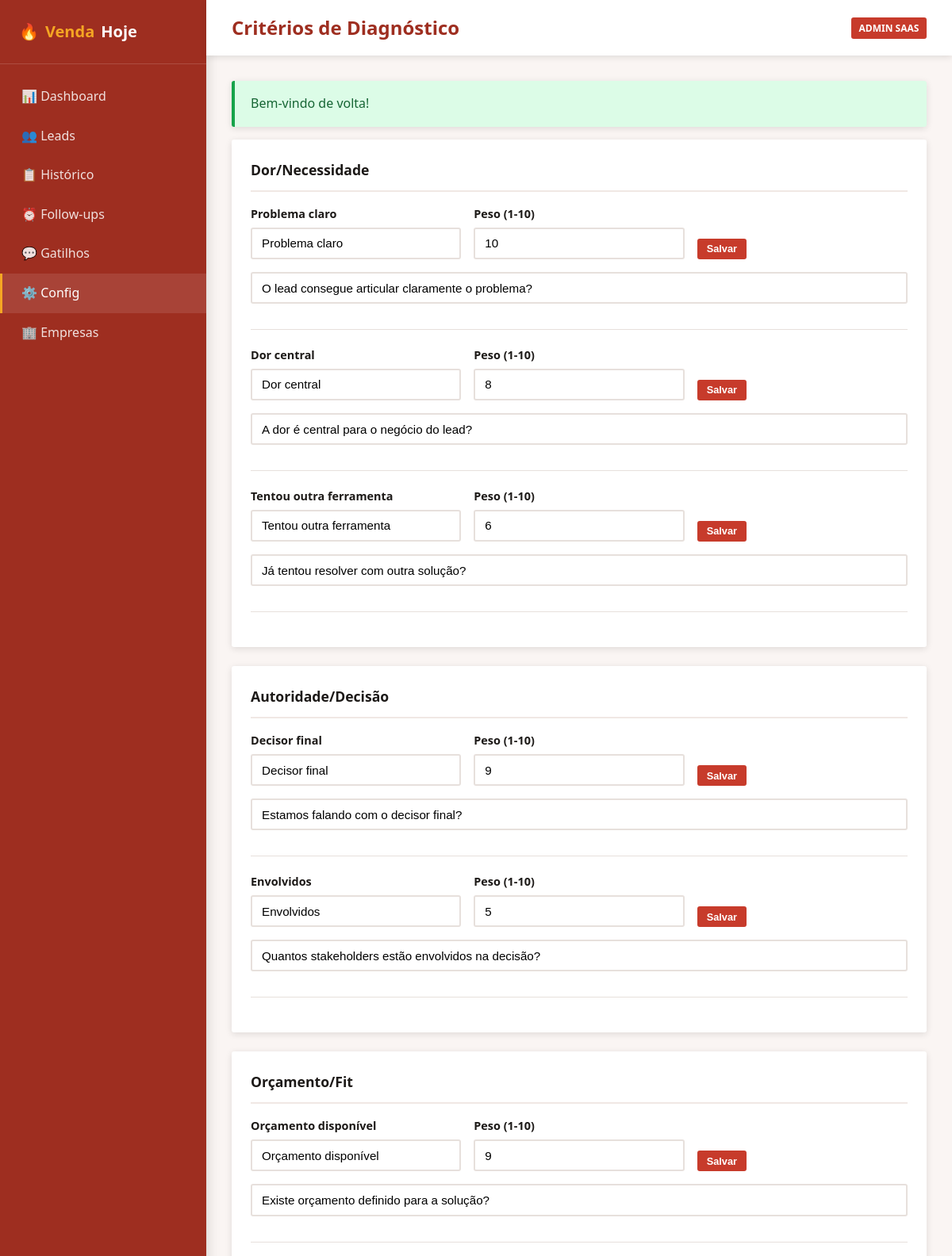
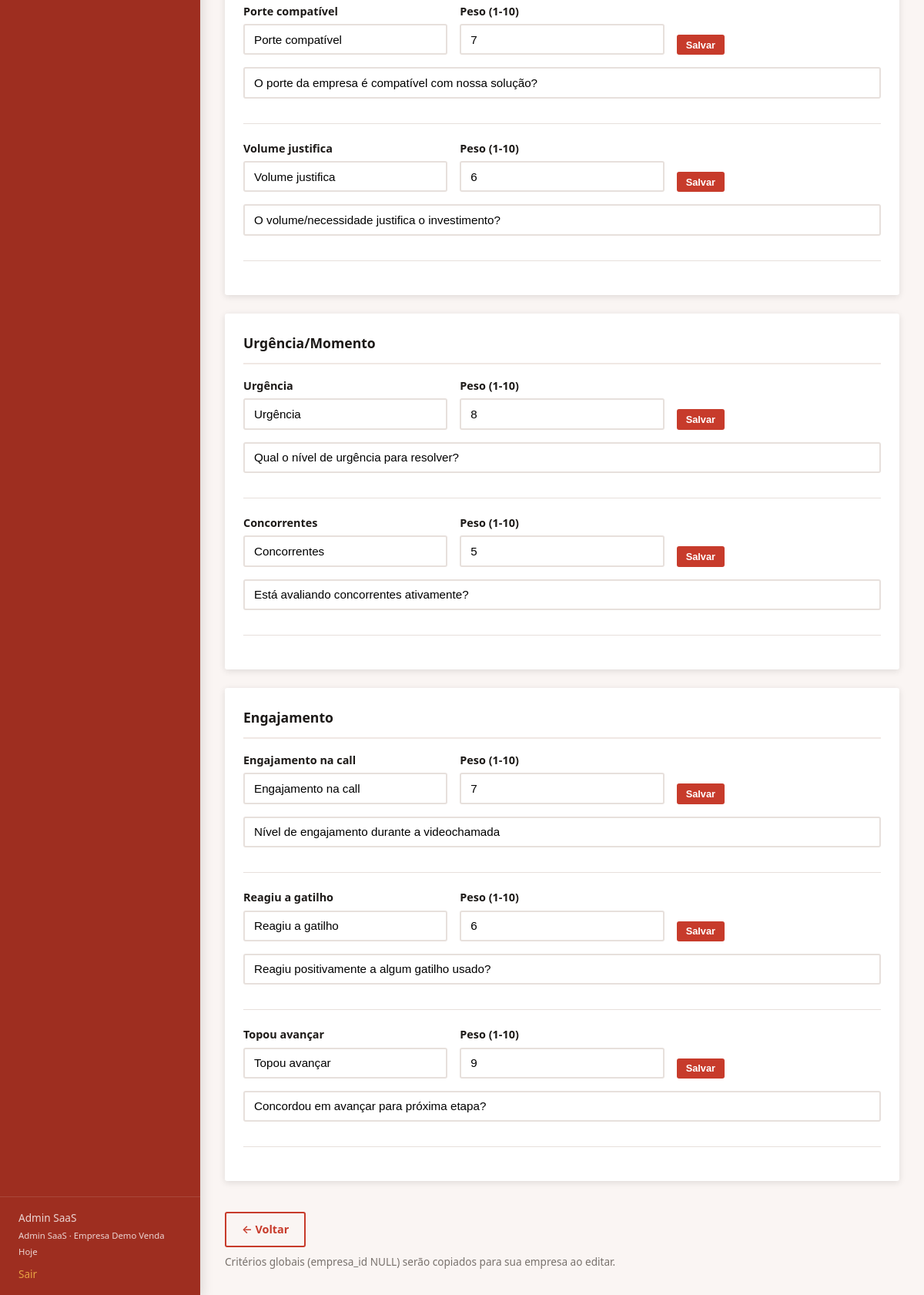
Page /venda_hoje/public/config/criterios (signed in) on the committed database (2 pictures, top to bottom).
### tables this page shows
CREATE TABLE IF NOT EXISTS criterios_diagnostico (
    id INT UNSIGNED AUTO_INCREMENT PRIMARY KEY,
    empresa_id INT UNSIGNED DEFAULT NULL,
    bloco VARCHAR(100) NOT NULL,
    nome VARCHAR(200) NOT NULL,
    descricao TEXT,
    peso TINYINT UNSIGNED NOT NULL DEFAULT 5,
    ordem INT UNSIGNED NOT NULL DEFAULT 0,
    ativo TINYINT(1) NOT NULL DEFAULT 1,
    created_at TIMESTAMP DEFAULT CURRENT_TIMESTAMP,
    updated_at TIMESTAMP DEFAULT CURRENT_TIMESTAMP ON UPDATE CURRENT_TIMESTAMP,
    FOREIGN KEY (empresa_id) REFERENCES empresas(id) ON DELETE CASCADE
);

### app/Helpers/functions.php (called while the page is built, shortened)
<?php
if (!function_exists('env')) {
    function env(string $key, mixed $default = null): mixed
    {
        $value = $_ENV[$key] ?? $_SERVER[$key] ?? null;
        return match (strtolower((string) $value)) {
            'true', '(true)' => true,
            'false', '(false)' => false,
            'empty', '(empty)' => '',
            'null', '(null)' => null,
            default => $value,
        };
    }
}
if (!function_exists('config')) {
    function config(string $key, mixed $default = null): mixed
    {
        static $configs = [];
        [$file, $item] = array_pad(explode('.', $key, 2), 2, null);
        if (!isset($configs[$file])) {
            $path = BASE_PATH . "/config/{$file}.php";
            $configs[$file] = file_exists($path) ? require $path : [];
        }
        return $configs[$file][$item] ?? $default;
    }
}
if (!function_exists('url')) {
    function url(string $path = ''): string
    {
        $base = rtrim(config('app.url'), '/');
        $path = $path === '' ? '' : '/' . ltrim($path, '/');
        return $base . $path;
    }
}
if (!function_exists('e')) {
    function e(?string $value): string
    {
        return htmlspecialchars($value ?? '', ENT_QUOTES, 'UTF-8');
    }
}

### config/database.php (called while the page is built, shortened)
<?php
return [
    'host' => env('DB_HOST', '127.0.0.1'),
    'port' => env('DB_PORT', '3306'),
    'database' => env('DB_DATABASE', 'venda_hoje'),
    'username' => env('DB_USERNAME', 'root'),
    'password' => env('DB_PASSWORD', ''),
];

### app/Core/Database.php (called while the page is built, shortened)
<?php
class Database
{
    private static ?PDO $instance = null;
    public static function getInstance(): PDO
    {
        if (self::$instance === null) {
            $config = require BASE_PATH . '/config/database.php';
            $dsn = sprintf(
                'mysql:host=%s;port=%s;dbname=%s;charset=utf8mb4',
                $config['host'],
                $config['port'],
                $config['database']
            );
            try {
                self::$instance = new PDO($dsn, $config['username'], $config['password'], [
                    PDO::ATTR_ERRMODE => PDO::ERRMODE_EXCEPTION,
                    PDO::ATTR_DEFAULT_FETCH_MODE => PDO::FETCH_ASSOC,
                    PDO::ATTR_EMULATE_PREPARES => false,
                ]);
            } catch (PDOException $e) {
                throw new PDOException('Erro de conexão com o banco: ' . $e->getMessage());
            }
        }
        return self::$instance;
    }
}

### app/Controllers/ConfigController.php (called while the page is built, shortened)
<?php
class ConfigController extends Controller
{
    public function criterios(): void
    {
        $user = Auth::user();
        $criterioModel = new CriterioDiagnostico();
        $criterios = $criterioModel->getComOpcoes((int) $user['empresa_id']);
        $this->view('pages/config/criterios', [
            'title' => 'Critérios de Diagnóstico',
            'criterios' => $criterios,
        ]);
    }
}

### app/Core/Auth.php (called while the page is built, shortened)
<?php
class Auth
{
    public static function user(): ?array
    {
        return $_SESSION[self::SESSION_USER_KEY] ?? null;
    }
}

### app/Core/Model.php (called while the page is built, shortened)
<?php
abstract class Model
{
    protected PDO $db;
    public function __construct()
    {
        $this->db = Database::getInstance();
    }
    protected function query(string $sql, array $params = []): array
    {
        $stmt = $this->db->prepare($sql);
        $stmt->execute($params);
        return $stmt->fetchAll();
    }
}

### app/Models/CriterioDiagnostico.php (called while the page is built, shortened)
<?php
class CriterioDiagnostico extends Model
{
    public function getComOpcoes(int $empresaId): array
    {
        $criterios = $this->query(
            "SELECT * FROM criterios_diagnostico
             WHERE (empresa_id = ? OR empresa_id IS NULL) AND ativo = 1
             ORDER BY ordem",
            [$empresaId]
        );
        foreach ($criterios as &$criterio) {
            $criterio['opcoes'] = $this->query(
                'SELECT * FROM criterio_opcoes WHERE criterio_id = ? ORDER BY valor',
                [$criterio['id']]
            );
        }
        return $criterios;
    }
}

### public/index.php (called while the page is built, shortened)
<?php
$sessionConfig = require BASE_PATH . '/config/auth.php';
$router = new App\Core\Router();
$uri = $_SERVER['REQUEST_URI'] ?? '/';
$method = $_SERVER['REQUEST_METHOD'] ?? 'GET';
$router->dispatch($uri, $method);

### app/Core/Controller.php (called while the page is built, shortened)
<?php
abstract class Controller
{
    protected function view(string $view, array $data = [], ?string $layout = 'main'): void
    {
        View::render($view, $data, $layout);
    }
}

### config/app.php (called while the page is built, shortened)
<?php
return [
    'name' => env('APP_NAME', 'Venda Hoje CRM'),
    'env' => env('APP_ENV', 'local'),
    'debug' => env('APP_DEBUG', true),
    'url' => rtrim(env('APP_URL', 'http://localhost'), '/'),
    'key' => env('APP_KEY', ''),
    'timezone' => 'America/Sao_Paulo',
    'funil_etapas' => [
        'novo_lead',
        'em_contato',
        'qualificado',
        'videochamada_agendada',
        'videochamada_realizada',
        'proposta_enviada',
        'negociacao',
        'fechado',
        'perdido',
    ],
    'funil_labels' => [
        'novo_lead' => 'Novo Lead',
        'em_contato' => 'Em Contato',
        'qualificado' => 'Qualificado',
        'videochamada_agendada' => 'Videochamada Agendada',
        'videochamada_realizada' => 'Videochamada Realizada',
        'proposta_enviada' => 'Proposta Enviada',
        'negociacao' => 'Negociação',
        'fechado' => 'Fechado',
        'perdido' => 'Perdido',
    ],
    'canais_atendimento' => ['telefone', 'whatsapp', 'email', 'videochamada', 'presencial', 'outro'],
    'perfis' => ['sdr', 'closer', 'gestor', 'admin_saas'],
    'perfil_labels' => [
        'sdr' => 'SDR',
        'closer' => 'Closer',
        'gestor' => 'Gestor',
        'admin_saas' => 'Admin SaaS',
    ],
];

### app/Views/pages/config/criterios.php (the view, shortened to what this page needs)
<?php
$blocoAtual = '';
foreach ($criterios as $criterio):
    if ($criterio['bloco'] !== $blocoAtual):
        if ($blocoAtual !== '') echo '</div>';
        $blocoAtual = $criterio['bloco'];
?>
<div class="card">
    <div class="card-header"><span class="card-title"><?= e($blocoAtual) ?></span></div>
<?php endif; ?>
    <form method="POST" action="<?= url('/config/criterios/' . $criterio['id']) ?>" class="criterio-item">
        <div class="form-row">
            <div class="form-group" style="flex:2;">
                <label class="form-label"><?= e($criterio['nome']) ?></label>
                <input type="text" name="nome" class="form-control" value="<?= e($criterio['nome']) ?>">
            </div>
            <div class="form-group">
                <label class="form-label">Peso (1-10)</label>
                <input type="number" name="peso" class="form-control" min="1" max="10" value="<?= $criterio['peso'] ?>">
            </div>
            <div class="form-group" style="align-self: end;">
                <button type="submit" class="btn btn-sm btn-primary">Salvar</button>
            </div>
        </div>
        <div class="form-group">
            <input type="text" name="descricao" class="form-control" value="<?= e($criterio['descricao'] ?? '') ?>" placeholder="Descrição">
        </div>
    </form>
<?php endforeach; ?>
</div>
<a href="<?= url('/config') ?>" class="btn btn-outline mt-2">← Voltar</a>
<p class="text-muted mt-1" style="font-size: 0.85rem;">
    Critérios globais (empresa_id NULL) serão copiados para sua empresa ao editar.
</p>

### app/Core/Router.php (shortened to what this page needs)
<?php
class Router
{
    private array $routes = [];
    private function addRoute(string $method, string $path, array $handler, array $middleware): void
    {
        $this->routes[] = [
            'method' => $method,
            'path' => $path,
            'handler' => $handler,
            'middleware' => $middleware,
        ];
    }
    public function dispatch(string $uri, string $method): void
    {
        $uri = parse_url($uri, PHP_URL_PATH) ?: '/';
        $basePath = parse_url(config('app.url'), PHP_URL_PATH) ?: '';
        if ($basePath && str_starts_with($uri, $basePath)) {
            $uri = substr($uri, strlen($basePath)) ?: '/';
        }
        $uri = rtrim($uri, '/') ?: '/';
        foreach ($this->routes as $route) {
            $params = $this->match($route['path'], $uri);
            if ($params !== false && $route['method'] === $method) {
                [$controllerClass, $action] = $route['handler'];
                $controller = new $controllerClass();
                call_user_func_array([$controller, $action], $params);
                return;
            }
        }
    }
    private function match(string $routePath, string $uri): array|false
    {
        $pattern = preg_replace('/\{([a-zA-Z_]+)\}/', '([^/]+)', $routePath);
        $pattern = '#^' . $pattern . '$#';
        if (!preg_match($pattern, $uri, $matches)) {
            return false;
        }
        array_shift($matches);
        return $matches;
    }
}

### public/assets/css/app.css (style rules this page uses)
:root { --primary: #c73b2b; --primary-light: #e05545; --primary-dark: #9e2e20; --secondary: #f5a623; --secondary-light: #fbc04d; --secondary-dark: #d48e1a; --bg: #faf5f3; --bg-dark: #f0e8e4; --surface: #ffffff; --text: #1c1917; --text-muted: #78716c; --border: #e7e0dc; --success: #16a34a; --danger: #dc2626; --warning: #f59e0b; --info: #2563eb; --radius: 3px; --shadow: 0 2px 8px rgba(28, 25, 23, 0.12); --shadow-lg: 0 4px 16px rgba(28, 25, 23, 0.18); }
*, *::before, *::after { box-sizing: border-box; margin: 0; padding: 0; }
body { font-family: 'Segoe UI', system-ui, -apple-system, sans-serif; background: var(--bg); color: var(--text); line-height: 1.6; min-height: 100vh; }
a { color: var(--primary); text-decoration: none; }
.card { background: var(--surface); border-radius: var(--radius); box-shadow: var(--shadow); padding: 1.5rem; margin-bottom: 1.5rem; }
.card-header { display: flex; justify-content: space-between; align-items: center; margin-bottom: 1rem; padding-bottom: 0.75rem; border-bottom: 2px solid var(--bg-dark); }
.card-title { font-size: 1.1rem; font-weight: 600; }
.btn { display: inline-flex; align-items: center; gap: 0.5rem; padding: 0.6rem 1.25rem; border: none; border-radius: var(--radius); font-size: 0.9rem; font-weight: 600; cursor: pointer; transition: all 0.15s; text-decoration: none; }
.btn-primary { background: var(--primary); color: #fff; }
.btn-outline { background: transparent; border: 2px solid var(--primary); color: var(--primary); }
.btn-sm { padding: 0.35rem 0.75rem; font-size: 0.8rem; }
.form-group { margin-bottom: 1rem; }
.form-label { display: block; margin-bottom: 0.35rem; font-weight: 600; font-size: 0.9rem; }
.form-control { width: 100%; padding: 0.6rem 0.75rem; border: 2px solid var(--border); border-radius: var(--radius); font-size: 0.95rem; background: var(--surface); transition: border-color 0.15s; }
.form-row { display: grid; grid-template-columns: repeat(auto-fit, minmax(200px, 1fr)); gap: 1rem; }
.criterio-item { margin-bottom: 1.25rem; padding-bottom: 1rem; border-bottom: 1px solid var(--border); }
.text-muted { color: var(--text-muted); }
.mt-1 { margin-top: 0.5rem; }
.mt-2 { margin-top: 1rem; }

### rows in the picture
criterios_diagnostico: bloco "Dor/Necessidade", nome "Problema claro", peso "10", descricao "O lead consegue articular claramente o problema?"
criterios_diagnostico: nome "Dor central", peso "8", descricao "A dor é central para o negócio do lead?"
criterios_diagnostico: nome "Tentou outra ferramenta", peso "6", descricao "Já tentou resolver com outra solução?"
criterios_diagnostico: bloco "Autoridade/Decisão", nome "Decisor final", peso "9", descricao "Estamos falando com o decisor final?"
criterios_diagnostico: nome "Envolvidos", peso "5", descricao "Quantos stakeholders estão envolvidos na decisão?"
criterios_diagnostico: bloco "Orçamento/Fit", nome "Orçamento disponível", peso "9", descricao "Existe orçamento definido para a solução?"
criterios_diagnostico: nome "Porte compatível", peso "7", descricao "O porte da empresa é compatível com nossa solução?"
criterios_diagnostico: nome "Volume justifica", peso "6", descricao "O volume/necessidade justifica o investimento?"
criterios_diagnostico: bloco "Urgência/Momento", nome "Urgência", peso "8", descricao "Qual o nível de urgência para resolver?"
criterios_diagnostico: nome "Concorrentes", peso "5", descricao "Está avaliando concorrentes ativamente?"
criterios_diagnostico: bloco "Engajamento", nome "Engajamento na call", peso "7", descricao "Nível de engajamento durante a videochamada"
criterios_diagnostico: nome "Reagiu a gatilho", peso "6", descricao "Reagiu positivamente a algum gatilho usado?"
criterios_diagnostico: nome "Topou avançar", peso "9", descricao "Concordou em avançar para próxima etapa?"

### other values in the picture
$message "Bem-vindo de volta!"
